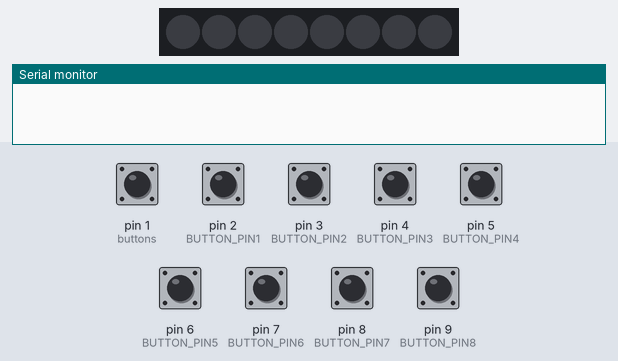
This sketch was run on a simulated Arduino Leonardo, built with avr-gcc and run on an emulated ATmega32U4. Shown: 8 RGB LEDs in strip order, left to right, the last lines printed to the serial monitor. Inputs (shaded band) come from the test bench; at power-on: pin 1 (buttons), pin 2 (BUTTON_PIN1), pin 3 (BUTTON_PIN2), pin 4 (BUTTON_PIN3), pin 5 (BUTTON_PIN4), pin 6 (BUTTON_PIN5), pin 7 (BUTTON_PIN6), pin 8 (BUTTON_PIN7), pin 9 (BUTTON_PIN8) HIGH.

Above: at 1.2 s.
1.3 s: pin 2 (BUTTON_PIN1) pulled LOW for 0.15 s
At 1.7 s:
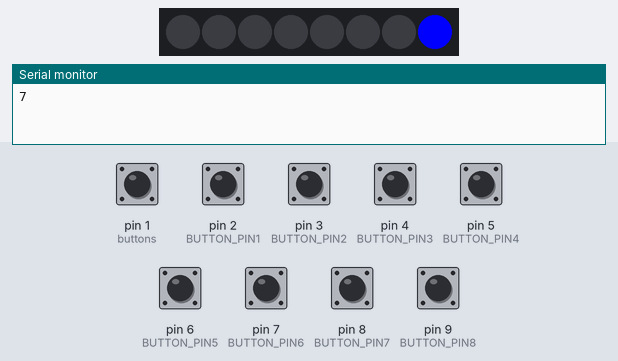
2.9 s: pin 3 (BUTTON_PIN2) pulled LOW for 0.15 s
At 4.1 s:
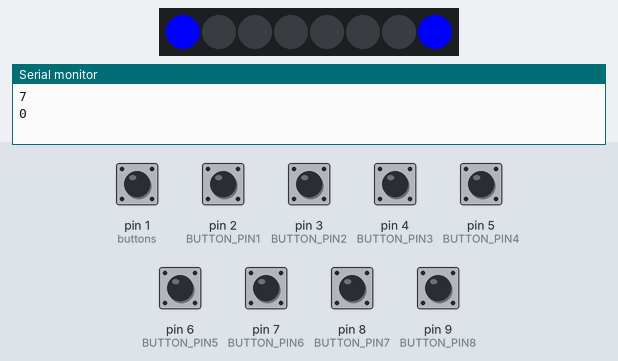
4.5 s: pin 4 (BUTTON_PIN3) pulled LOW for 0.15 s
At 5.4 s:
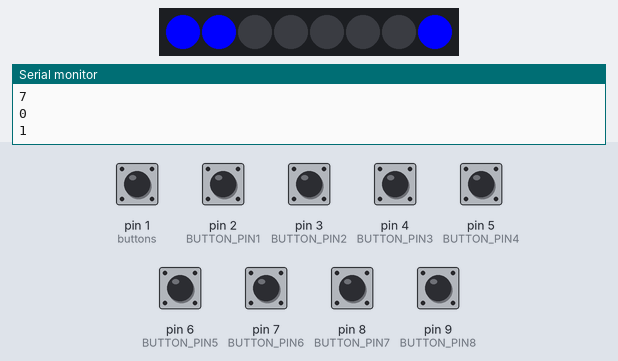
6.1 s: pin 5 (BUTTON_PIN4) pulled LOW for 0.15 s
At 6.6 s:
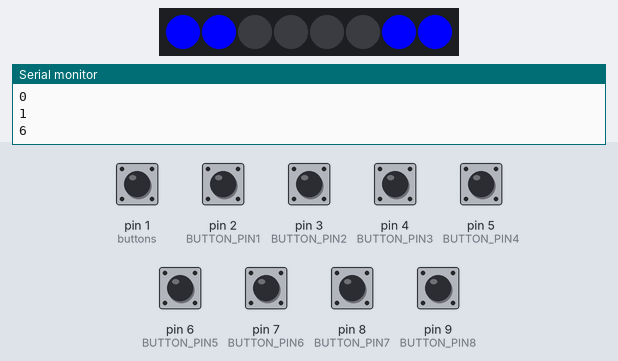
7.7 s: pin 6 (BUTTON_PIN5) pulled LOW for 0.15 s
At 8.9 s:
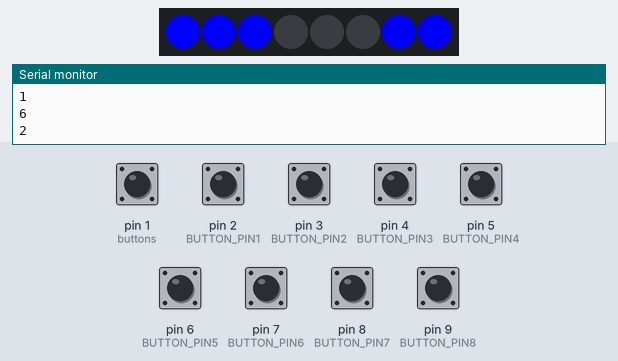
9.3 s: pin 7 (BUTTON_PIN6) pulled LOW for 0.15 s
At 10.2 s:
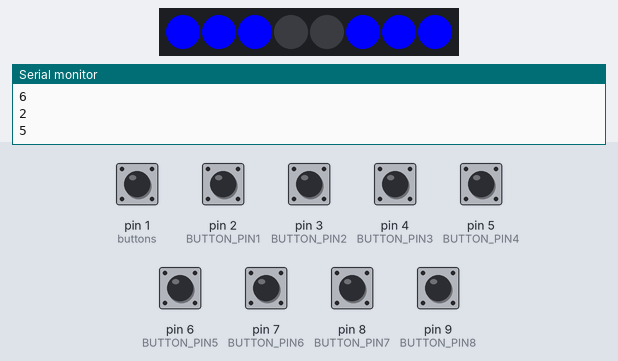
Timing chart, 0 to 11.9 s (numbered marks = the images above; inputs shaded):
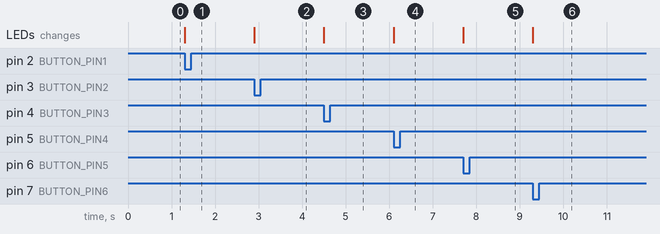

Measured:
- after the input at 1.3 s, the LEDs: change at once (image 1)
- after the input at 2.9 s, the LEDs: change at once (image 2)
- after the input at 4.5 s, the LEDs: change at once (image 3)
- after the input at 6.1 s, the LEDs: change at once (image 4)
- after the input at 7.7 s, the LEDs: change at once (image 5)
- after the input at 9.3 s, the LEDs: change at once (image 6)

The sketch:

StreamDeckLeds.ino
```cpp
#include <FastLED.h>

// ---------------------------------
#define NUM_LEDS 8
#define DATA_PIN 20
CRGB leds[NUM_LEDS];

// Key definitions
#define BUTTON_KEY1 KEY_F13
#define BUTTON_KEY2 KEY_F14
#define BUTTON_KEY3 KEY_F15
#define BUTTON_KEY4 KEY_F16
#define BUTTON_KEY5 KEY_F17
#define BUTTON_KEY6 KEY_F18
#define BUTTON_KEY7 KEY_F19
#define BUTTON_KEY8 KEY_F20

// Pin definitions
#define BUTTON_PIN1 2
#define BUTTON_PIN2 3
#define BUTTON_PIN3 4
#define BUTTON_PIN4 5
#define BUTTON_PIN5 6
#define BUTTON_PIN6 7
#define BUTTON_PIN7 8
#define BUTTON_PIN8 9

// LED definitions
#define LED_1 7
#define LED_2 0
#define LED_3 1
#define LED_4 6
#define LED_5 2
#define LED_6 5
#define LED_7 3
#define LED_8 4

// LED States
boolean LED_STATE1 = false;
boolean LED_STATE2 = false;
boolean LED_STATE3 = false;
boolean LED_STATE4 = false;
boolean LED_STATE5 = false;
boolean LED_STATE6 = false;
boolean LED_STATE7 = false;
boolean LED_STATE8 = false;


// ---------------------------------

#include "Keyboard.h"

// Button helper class for handling press/release and debouncing
class button {
  public:
  const char key;
  uint8_t pin;
  uint8_t ledPos;
  boolean Ledstate;
  boolean returnState;

  button(uint8_t k, uint8_t p, uint8_t l, boolean s) : key(k), pin(p), ledPos(l), Ledstate(s){}

  void press(boolean state){
    if(state == pressed || (millis() - lastPressed  <= debounceTime)){
      return; // Nothing to see here, folks
    }
    returnState = Ledstate;
    lastPressed = millis();

    state ? Keyboard.press(key) : Keyboard.release(key);
    pressed = state;
    if(state){
      checkLED();
    }
  }

  void checkLED()
  {
    if(Ledstate == false){
      Serial.println(ledPos);
      leds[ledPos] = CRGB::Blue;
      returnState = true;
    }else{
      Serial.println(ledPos);
      leds[ledPos] = CRGB::Black;
      returnState = false;
    }
     FastLED.show();
  }

  boolean update(){
    press(!digitalRead(pin));
    return returnState;
  }

  private:
  const unsigned long debounceTime = 30;
  unsigned long lastPressed = 0;
  boolean pressed = 0;
} ;

// Button objects, organized in array
button buttons[] = {
  {BUTTON_KEY1, BUTTON_PIN1, LED_1, LED_STATE1},
  {BUTTON_KEY2, BUTTON_PIN2, LED_2, LED_STATE2},
  {BUTTON_KEY3, BUTTON_PIN3, LED_3, LED_STATE3},
  {BUTTON_KEY4, BUTTON_PIN4, LED_4, LED_STATE4},
  {BUTTON_KEY5, BUTTON_PIN5, LED_5, LED_STATE5},
  {BUTTON_KEY6, BUTTON_PIN6, LED_6, LED_STATE6},
  {BUTTON_KEY7, BUTTON_PIN7, LED_7, LED_STATE7},
  {BUTTON_KEY8, BUTTON_PIN8, LED_8, LED_STATE8},
};

const uint8_t NumButtons = 8;

void setup() {

   FastLED.addLeds<NEOPIXEL, DATA_PIN>(leds, NUM_LEDS);


  // Safety check. Ground pin #1 (RX) to cancel keyboard inputs.
  pinMode(1, INPUT_PULLUP);
  if(!digitalRead(1)){
    failsafe();
  }

  for(int i = 0; i < NumButtons; i++){
    pinMode(buttons[i].pin, INPUT_PULLUP);
  }

  for(int i = 0; i < 9; i++){
    leds[i] = CRGB::Black;
    FastLED.show();
  }
}

void loop() {
  for(int i = 0; i < NumButtons; i++){
    buttons[i].Ledstate = buttons[i].update();

  }
}

void failsafe(){
  for(;;){} // Just going to hang out here for awhile :D
}
```
